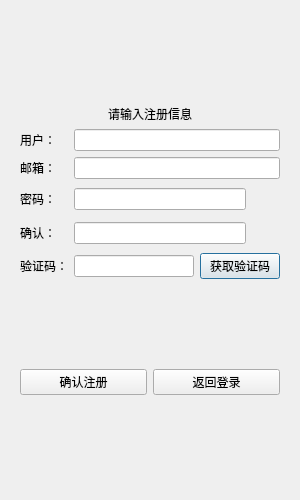
<?xml version="1.0" encoding="UTF-8"?>
<ui version="4.0">
 <class>RegisterDialog</class>
 <widget class="QDialog" name="RegisterDialog">
  <property name="geometry">
   <rect>
    <x>0</x>
    <y>0</y>
    <width>300</width>
    <height>500</height>
   </rect>
  </property>
  <property name="minimumSize">
   <size>
    <width>300</width>
    <height>500</height>
   </size>
  </property>
  <property name="maximumSize">
   <size>
    <width>300</width>
    <height>500</height>
   </size>
  </property>
  <property name="windowTitle">
   <string>注册</string>
  </property>
  <layout class="QVBoxLayout" name="dialogLayout">
   <item>
    <widget class="QStackedWidget" name="stackedWidget">
     <property name="currentIndex">
      <number>0</number>
     </property>
     <widget class="QWidget" name="page_register">
      <layout class="QVBoxLayout" name="verticalLayout">
       <item>
        <spacer name="verticalSpacer_2">
         <property name="orientation">
          <enum>Qt::Orientation::Vertical</enum>
         </property>
         <property name="sizeHint" stdset="0">
          <size>
           <width>19</width>
           <height>20</height>
          </size>
         </property>
        </spacer>
       </item>
       <item>
        <widget class="QLabel" name="err_tip">
         <property name="text">
          <string>请输入注册信息</string>
         </property>
         <property name="alignment">
          <set>Qt::AlignmentFlag::AlignCenter</set>
         </property>
        </widget>
       </item>
       <item>
        <layout class="QFormLayout" name="formLayout">
         <item row="0" column="0">
          <widget class="QLabel" name="user_label">
           <property name="text">
            <string>用户：</string>
           </property>
          </widget>
         </item>
         <item row="0" column="1">
          <widget class="QLineEdit" name="user_Edit"/>
         </item>
         <item row="1" column="0">
          <widget class="QLabel" name="email_label">
           <property name="text">
            <string>邮箱：</string>
           </property>
          </widget>
         </item>
         <item row="1" column="1">
          <widget class="QLineEdit" name="email_Edit"/>
         </item>
         <item row="2" column="0">
          <widget class="QLabel" name="pass_label">
           <property name="text">
            <string>密码：</string>
           </property>
          </widget>
         </item>
         <item row="2" column="1">
          <layout class="QHBoxLayout" name="horizontalLayout">
           <property name="spacing">
            <number>6</number>
           </property>
           <item>
            <widget class="QLineEdit" name="pass_Edit"/>
           </item>
           <item>
            <widget class="ClickedLabel" name="pass_visible">
             <property name="minimumSize">
              <size>
               <width>28</width>
               <height>28</height>
              </size>
             </property>
             <property name="maximumSize">
              <size>
               <width>28</width>
               <height>28</height>
              </size>
             </property>
             <property name="text">
              <string/>
             </property>
            </widget>
           </item>
          </layout>
         </item>
         <item row="3" column="0">
          <widget class="QLabel" name="comfir_label">
           <property name="text">
            <string>确认：</string>
           </property>
          </widget>
         </item>
         <item row="3" column="1">
          <layout class="QHBoxLayout" name="horizontalLayout_2">
           <property name="spacing">
            <number>6</number>
           </property>
           <item>
            <widget class="QLineEdit" name="confir_Edit"/>
           </item>
           <item>
            <widget class="ClickedLabel" name="confir_visible">
             <property name="minimumSize">
              <size>
               <width>28</width>
               <height>28</height>
              </size>
             </property>
             <property name="maximumSize">
              <size>
               <width>28</width>
               <height>28</height>
              </size>
             </property>
             <property name="text">
              <string/>
             </property>
            </widget>
           </item>
          </layout>
         </item>
         <item row="4" column="0">
          <widget class="QLabel" name="vercode_label">
           <property name="text">
            <string>验证码：</string>
           </property>
          </widget>
         </item>
         <item row="4" column="1">
          <layout class="QHBoxLayout" name="verifyLayout">
           <item>
            <widget class="QLineEdit" name="vercode_Edit">
             <property name="maxLength">
              <number>6</number>
             </property>
            </widget>
           </item>
           <item>
            <widget class="TimerBtn" name="getcode_btn">
             <property name="text">
              <string>获取验证码</string>
             </property>
            </widget>
           </item>
          </layout>
         </item>
        </layout>
       </item>
       <item>
        <spacer name="verticalSpacer">
         <property name="orientation">
          <enum>Qt::Orientation::Vertical</enum>
         </property>
         <property name="sizeHint" stdset="0">
          <size>
           <width>20</width>
           <height>20</height>
          </size>
         </property>
        </spacer>
       </item>
       <item>
        <layout class="QHBoxLayout" name="buttonLayout">
         <item>
          <widget class="QPushButton" name="confirm_btn">
           <property name="text">
            <string>确认注册</string>
           </property>
          </widget>
         </item>
         <item>
          <widget class="QPushButton" name="cancel_btn">
           <property name="text">
            <string>返回登录</string>
           </property>
          </widget>
         </item>
        </layout>
       </item>
       <item>
        <spacer name="verticalSpacer_3">
         <property name="orientation">
          <enum>Qt::Orientation::Vertical</enum>
         </property>
         <property name="sizeHint" stdset="0">
          <size>
           <width>20</width>
           <height>40</height>
          </size>
         </property>
        </spacer>
       </item>
      </layout>
     </widget>
     <widget class="QWidget" name="page_success">
      <layout class="QVBoxLayout" name="successLayout">
       <item>
        <spacer name="successTopSpacer">
         <property name="orientation">
          <enum>Qt::Orientation::Vertical</enum>
         </property>
         <property name="sizeHint" stdset="0">
          <size>
           <width>20</width>
           <height>120</height>
          </size>
         </property>
        </spacer>
       </item>
       <item>
        <widget class="QLabel" name="success_tip">
         <property name="text">
          <string>注册成功</string>
         </property>
         <property name="alignment">
          <set>Qt::AlignmentFlag::AlignCenter</set>
         </property>
        </widget>
       </item>
       <item>
        <widget class="QPushButton" name="success_back_btn">
         <property name="text">
          <string>返回登录</string>
         </property>
        </widget>
       </item>
       <item>
        <spacer name="successBottomSpacer">
         <property name="orientation">
          <enum>Qt::Orientation::Vertical</enum>
         </property>
         <property name="sizeHint" stdset="0">
          <size>
           <width>20</width>
           <height>180</height>
          </size>
         </property>
        </spacer>
       </item>
      </layout>
     </widget>
    </widget>
   </item>
  </layout>
 </widget>
 <customwidgets>
  <customwidget>
   <class>ClickedLabel</class>
   <extends>QLabel</extends>
   <header>clickedlabel.h</header>
  </customwidget>
  <customwidget>
   <class>TimerBtn</class>
   <extends>QPushButton</extends>
   <header>timerbtn.h</header>
  </customwidget>
 </customwidgets>
 <resources/>
 <connections/>
</ui>
